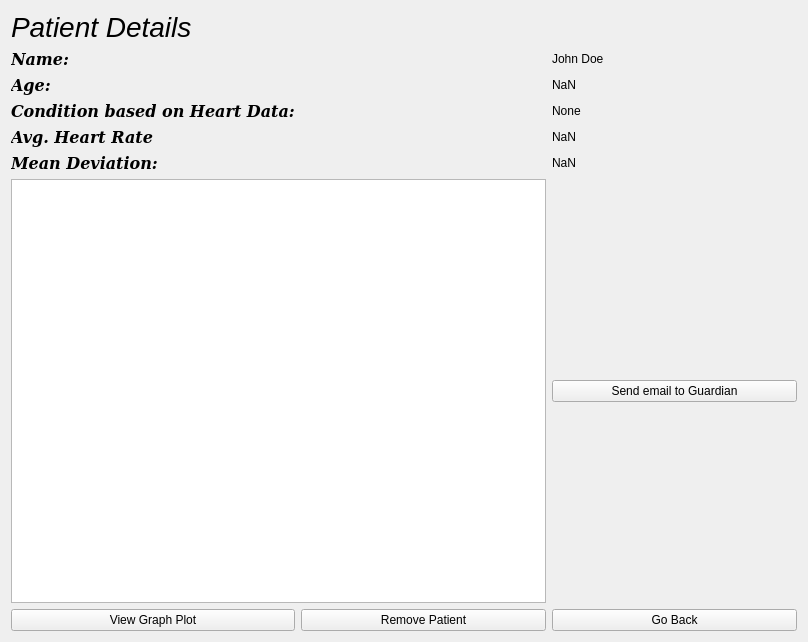
<?xml version="1.0" encoding="UTF-8"?>
<ui version="4.0">
 <class>Widget</class>
 <widget class="QWidget" name="Widget">
  <property name="geometry">
   <rect>
    <x>0</x>
    <y>0</y>
    <width>808</width>
    <height>642</height>
   </rect>
  </property>
  <property name="windowTitle">
   <string>Widget</string>
  </property>
  <layout class="QGridLayout" name="gridLayout">
   <item row="3" column="0">
    <widget class="QLabel" name="S_Condition">
     <property name="font">
      <font>
       <family>DejaVu Serif</family>
       <pointsize>12</pointsize>
       <weight>75</weight>
       <italic>true</italic>
       <bold>true</bold>
      </font>
     </property>
     <property name="text">
      <string>Condition based on Heart Data:</string>
     </property>
    </widget>
   </item>
   <item row="7" column="2">
    <widget class="QPushButton" name="pushButton">
     <property name="text">
      <string>Go Back</string>
     </property>
    </widget>
   </item>
   <item row="1" column="0">
    <widget class="QLabel" name="S_Name">
     <property name="font">
      <font>
       <family>DejaVu Serif</family>
       <pointsize>12</pointsize>
       <weight>75</weight>
       <italic>true</italic>
       <bold>true</bold>
      </font>
     </property>
     <property name="text">
      <string>Name:</string>
     </property>
    </widget>
   </item>
   <item row="1" column="2">
    <widget class="QLabel" name="label">
     <property name="styleSheet">
      <string notr="true"/>
     </property>
     <property name="text">
      <string>John Doe</string>
     </property>
    </widget>
   </item>
   <item row="3" column="2">
    <widget class="QLabel" name="label_4">
     <property name="text">
      <string>None</string>
     </property>
    </widget>
   </item>
   <item row="4" column="0">
    <widget class="QLabel" name="label_2">
     <property name="font">
      <font>
       <family>DejaVu Serif</family>
       <pointsize>12</pointsize>
       <weight>75</weight>
       <italic>true</italic>
       <bold>true</bold>
      </font>
     </property>
     <property name="text">
      <string>Avg. Heart Rate </string>
     </property>
    </widget>
   </item>
   <item row="7" column="0">
    <widget class="QPushButton" name="pushButton_2">
     <property name="text">
      <string>View Graph Plot</string>
     </property>
    </widget>
   </item>
   <item row="2" column="0">
    <widget class="QLabel" name="S_Age">
     <property name="font">
      <font>
       <family>DejaVu Serif</family>
       <pointsize>12</pointsize>
       <weight>75</weight>
       <italic>true</italic>
       <bold>true</bold>
      </font>
     </property>
     <property name="text">
      <string>Age:</string>
     </property>
    </widget>
   </item>
   <item row="5" column="2">
    <widget class="QLabel" name="label_7">
     <property name="text">
      <string>NaN</string>
     </property>
    </widget>
   </item>
   <item row="4" column="2">
    <widget class="QLabel" name="label_5">
     <property name="text">
      <string>NaN</string>
     </property>
    </widget>
   </item>
   <item row="7" column="1">
    <widget class="QPushButton" name="pushButton_3">
     <property name="text">
      <string>Remove Patient</string>
     </property>
    </widget>
   </item>
   <item row="2" column="2">
    <widget class="QLabel" name="label_3">
     <property name="text">
      <string>NaN</string>
     </property>
    </widget>
   </item>
   <item row="0" column="0" colspan="3">
    <layout class="QVBoxLayout" name="verticalLayout_2">
     <item>
      <layout class="QHBoxLayout" name="horizontalLayout">
       <item>
        <widget class="QLabel" name="label_8">
         <property name="font">
          <font>
           <pointsize>21</pointsize>
           <italic>true</italic>
          </font>
         </property>
         <property name="text">
          <string>Patient Details</string>
         </property>
        </widget>
       </item>
       <item alignment="Qt::AlignRight|Qt::AlignVCenter">
        <widget class="QLabel" name="label_9">
         <property name="text">
          <string/>
         </property>
         <property name="pixmap">
          <pixmap>hermes_staff.jpg</pixmap>
         </property>
        </widget>
       </item>
      </layout>
     </item>
    </layout>
   </item>
   <item row="5" column="0">
    <widget class="QLabel" name="label_6">
     <property name="font">
      <font>
       <family>DejaVu Serif</family>
       <pointsize>12</pointsize>
       <weight>75</weight>
       <italic>true</italic>
       <bold>true</bold>
      </font>
     </property>
     <property name="text">
      <string>Mean Deviation:</string>
     </property>
    </widget>
   </item>
   <item row="6" column="2">
    <widget class="QPushButton" name="pushButton_4">
     <property name="text">
      <string>Send email to Guardian</string>
     </property>
    </widget>
   </item>
   <item row="6" column="0" colspan="2">
    <widget class="QTextEdit" name="textEdit"/>
   </item>
  </layout>
 </widget>
 <resources/>
 <connections/>
</ui>
